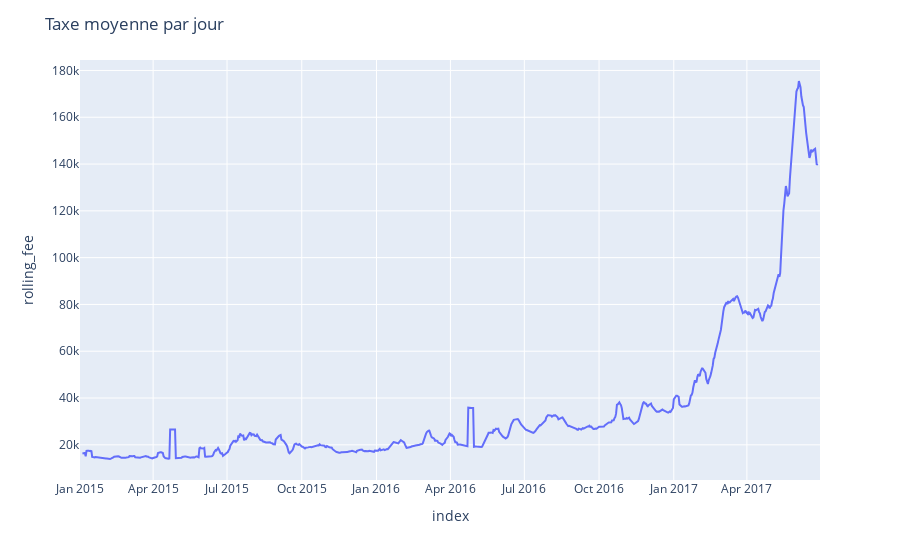

Notebook code cell kept with this figure:
### Code cell
fig3 = px.line(
    global_data, 
    y = "rolling_fee"
)
fig3.update_layout(
    title="Taxe moyenne par jour",
)

### Figure 1 — Plotly figure (JSON) as saved in the notebook; plotly's stock layout.template omitted (floating-point values rounded to 4 significant figures; data arrays with more than 128 entries replaced by an {"elided": "..."} marker saying what was removed)
{"data": [{"hovertemplate": "index=%{x}<br>rolling_fee=%{y}<extra></extra>", "legendgroup": "", "line": {"color": "#636efa", "dash": "solid"}, "marker": {"symbol": "circle"}, "mode": "lines", "name": "", "orientation": "v", "showlegend": false, "type": "scatter", "x": {"elided": "912 str values"}, "xaxis": "x", "y": {"elided": "912 float values"}, "yaxis": "y"}], "layout": {"legend": {"tracegroupgap": 0}, "margin": {"t": 60}, "title": {"text": "Taxe moyenne par jour"}, "xaxis": {"anchor": "y", "domain": [0, 1], "title": {"text": "index"}}, "yaxis": {"anchor": "x", "domain": [0, 1], "title": {"text": "rolling_fee"}}}}
